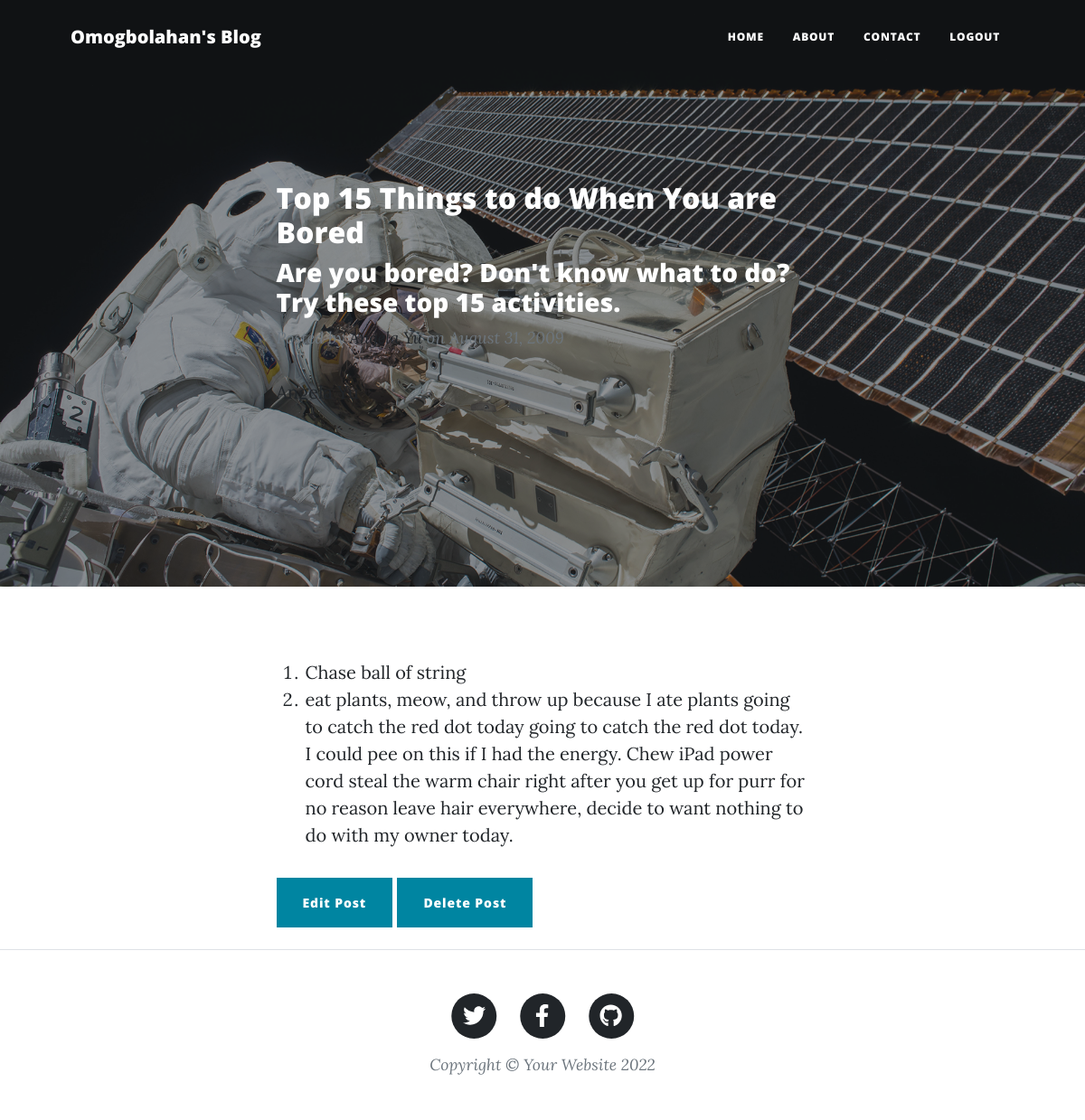
Page /post/2 (signed in) on the committed database.
### main.py (models this page shows)
    class BlogPost(UserMixin, db.Model):
        id = db.Column(db.Integer, primary_key=True)
        title = db.Column(db.String(250), unique=True, nullable=False)
        subtitle = db.Column(db.String(250), nullable=False)
        date = db.Column(db.String(250), nullable=False)
        body = db.Column(db.Text, nullable=False)
        author = db.Column(db.String(250), nullable=False)
        img_url = db.Column(db.String(250), nullable=False)

### main.py (the view)
    @app.route("/post/<int:post_id>")
    def show_post(post_id):
        requested_post = BlogPost.query.get(post_id)
        return render_template("show_post.html", post=requested_post, post_id=post_id, current_user_id=current_user.id)

### main.py (called while the page is built)
    @login_manager.user_loader
    def load_user(user_id):
        return User.query.get(int(user_id))

### templates/show_post.html (shortened to what this page needs)
<!DOCTYPE html>
<html lang="en">
    {% include "header.html" %}
    <body>
        <nav class="navbar navbar-expand-lg navbar-light" id="mainNav">
            <div class="container px-4 px-lg-5">
                <a class="navbar-brand" href="index.html">Omogbolahan's Blog</a>
                <div class="collapse navbar-collapse" id="navbarResponsive">
                    <ul class="navbar-nav ms-auto py-4 py-lg-0">
                        <li class="nav-item"><a class="nav-link px-lg-3 py-3 py-lg-4" href="{{url_for('home_page')}}">Home</a></li>
                        <li class="nav-item"><a class="nav-link px-lg-3 py-3 py-lg-4" href="{{url_for('about')}}">About</a></li>
                        <li class="nav-item"><a class="nav-link px-lg-3 py-3 py-lg-4" href="{{url_for('contact')}}">Contact</a></li>
                        <li class="nav-item"><a class="nav-link px-lg-3 py-3 py-lg-4" href="{{url_for('logout')}}">Logout</a></li>
                    </ul>
                </div>
            </div>
        </nav>
        <header class="masthead" style="background-image: url('static/assets/img/post-bg.jpg')">
            <div class="container position-relative px-4 px-lg-5">
                <div class="row gx-4 gx-lg-5 justify-content-center">
                    <div class="col-md-10 col-lg-8 col-xl-7">
                        <div class="post-heading">
                                    <div class="post-preview">
                                        <h2 class="post-title">{{ post["title"] }}</h2>
                                        <h3 class="post-subtitle">{{ post["subtitle"] }}</h3>
                                        <p class="post-meta">
                                            Posted by
                                            <a href="#!">{{ post["author"] }}</a>
                                            on {{ post['date'] }}
                                        </p>
                                        <a href="{{ url_for('edit_post', post_id=post.id) }}">{{ post["author"] }}</a>
                                    </div>
                        </div>
                    </div>
                </div>
            </div>
        </header>
        <article class="mb-4">
            <div class="container px-4 px-lg-5">
                <div class="row gx-4 gx-lg-5 justify-content-center">
                    <div class="col-md-10 col-lg-8 col-xl-7">
                        <div class="post-preview">
                            <p>{{ post["body"]|safe }}</p>
                        </div>
                        <div>
                            {% if current_user_id == 1 %}
                                <a class="btn btn-primary float-right" href="{{ url_for('edit_post', post_id=post_id) }}">Edit Post</a>
                                <a class="btn btn-primary float-right" href="{{ url_for('delete_post', post_id=post_id) }}">Delete Post</a>
                            {% endif %}
                        </div>
                    </div>
                </div>
            </div>
        </article>
        {% include 'footer.html' %}
    </body>
</html>

### rows in the picture
BlogPost: title "Top 15 Things to do When You are Bored", subtitle "Are you bored? Don't know what to do? Try these top 15 activities.", author "Angela Yu", date "August 31, 2009", body "Chase ball of string eat plants, meow, and throw up because I ate plants going to catch the red dot today going to catch the red dot today. I could pee on this if I had the energy. Chew iPad power cord steal the warm chair right after you get up for purr for no reason leave hair everywhere, decide to want nothing to do with my owner today."
